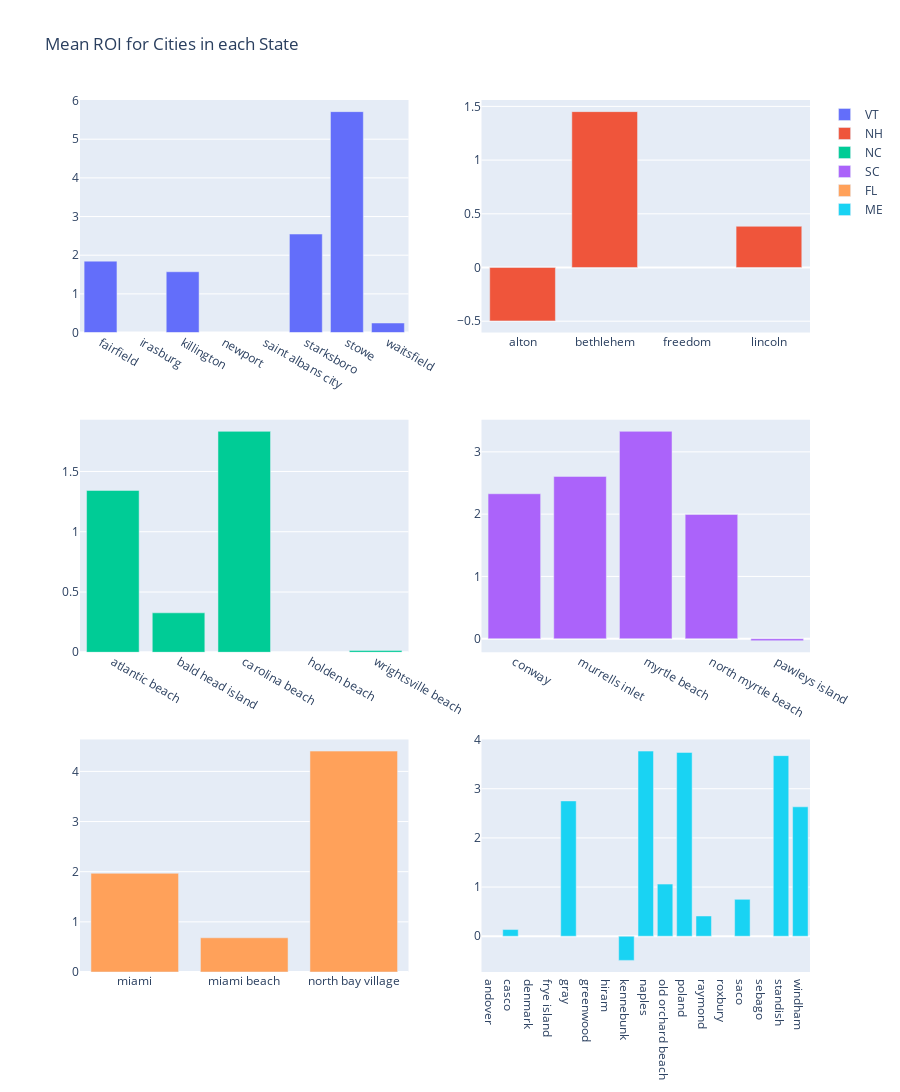

The cell this chart's notebook holds for it:
### Code cell
from plotly.subplots import make_subplots
import plotly.graph_objects as go

roi_subplots = make_subplots(rows=3, cols=2)

combined_data_vt = combined_data[(combined_data['state_id'] == 'VT')]
combined_data_nh = combined_data[(combined_data['state_id'] == 'NH')]
combined_data_nc = combined_data[(combined_data['state_id'] == 'NC')]
combined_data_sc = combined_data[(combined_data['state_id'] == 'SC')]
combined_data_fl = combined_data[(combined_data['state_id'] == 'FL')]
combined_data_me = combined_data[(combined_data['state_id'] == 'ME')]

combined_data_vt_mean_roi = combined_data_vt.groupby(['town'])['median_ROI'].mean().reset_index()
combined_data_nh_mean_roi = combined_data_nh.groupby(['town'])['median_ROI'].mean().reset_index()
combined_data_nc_mean_roi = combined_data_nc.groupby(['town'])['median_ROI'].mean().reset_index()
combined_data_sc_mean_roi = combined_data_sc.groupby(['town'])['median_ROI'].mean().reset_index()
combined_data_fl_mean_roi = combined_data_fl.groupby(['town'])['median_ROI'].mean().reset_index()
combined_data_me_mean_roi = combined_data_me.groupby(['town'])['median_ROI'].mean().reset_index()


roi_subplots.append_trace(
    go.Bar(x=combined_data_vt_mean_roi['town'],
    y=combined_data_vt_mean_roi['median_ROI'], name="VT"
), row=1, col=1)

roi_subplots.append_trace(go.Bar(
    x=combined_data_nh_mean_roi['town'],
    y=combined_data_nh_mean_roi['median_ROI'], name="NH"
), row=1, col=2)

roi_subplots.append_trace(go.Bar(
    x=combined_data_nc_mean_roi['town'],
    y=combined_data_nc_mean_roi['median_ROI'], name="NC"
), row=2, col=1)

roi_subplots.append_trace(go.Bar(
    x=combined_data_sc_mean_roi['town'],
    y=combined_data_sc_mean_roi['median_ROI'], name="SC"
), row=2, col=2)

roi_subplots.append_trace(go.Bar(
    x=combined_data_fl_mean_roi['town'],
    y=combined_data_fl_mean_roi['median_ROI'], name="FL"
), row=3, col=1)

roi_subplots.append_trace(go.Bar(
    x=combined_data_me_mean_roi['town'],
    y=combined_data_me_mean_roi['median_ROI'], name="ME"
), row=3, col=2)


roi_subplots.update_layout(height = 1100, title_text="Mean ROI for Cities in each State", barmode='group')
#filename = "newsletter_features/mean_roi_for_cities_by_state.png"
#roi_subplots.write_image(filename, engine='kaleido')

roi_subplots.show()

### Figure 1 — Plotly figure (JSON) as saved in the notebook; plotly's stock layout.template omitted (floating-point values rounded to 4 significant figures)
{"data": [{"name": "VT", "type": "bar", "x": ["fairfield", "irasburg", "killington", "newport", "saint albans city", "starksboro", "stowe", "waitsfield"], "xaxis": "x", "y": [1.847, null, 1.572, null, null, 2.547, 5.713, 0.2465], "yaxis": "y"}, {"name": "NH", "type": "bar", "x": ["alton", "bethlehem", "freedom", "lincoln"], "xaxis": "x2", "y": [-0.4974, 1.451, null, 0.3836], "yaxis": "y2"}, {"name": "NC", "type": "bar", "x": ["atlantic beach", "bald head island", "carolina beach", "holden beach", "wrightsville beach"], "xaxis": "x3", "y": [1.343, 0.3272, 1.833, null, 0.01518], "yaxis": "y3"}, {"name": "SC", "type": "bar", "x": ["conway", "murrells inlet", "myrtle beach", "north myrtle beach", "pawleys island"], "xaxis": "x4", "y": [2.327, 2.606, 3.329, 1.995, -0.03062], "yaxis": "y4"}, {"name": "FL", "type": "bar", "x": ["miami", "miami beach", "north bay village"], "xaxis": "x5", "y": [1.967, 0.6822, 4.404], "yaxis": "y5"}, {"name": "ME", "type": "bar", "x": ["andover", "casco", "denmark", "frye island", "gray", "greenwood", "hiram", "kennebunk", "naples", "old orchard beach", "poland", "raymond", "roxbury", "saco", "sebago", "standish", "windham"], "xaxis": "x6", "y": [null, 0.136, null, null, 2.752, null, null, -0.4913, 3.766, 1.06, 3.738, 0.4117, null, 0.7497, null, 3.674, 2.632], "yaxis": "y6"}], "layout": {"barmode": "group", "height": 1100, "title": {"text": "Mean ROI for Cities in each State"}, "xaxis": {"anchor": "y", "domain": [0, 0.45]}, "xaxis2": {"anchor": "y2", "domain": [0.55, 1]}, "xaxis3": {"anchor": "y3", "domain": [0, 0.45]}, "xaxis4": {"anchor": "y4", "domain": [0.55, 1]}, "xaxis5": {"anchor": "y5", "domain": [0, 0.45]}, "xaxis6": {"anchor": "y6", "domain": [0.55, 1]}, "yaxis": {"anchor": "x", "domain": [0.7333, 1]}, "yaxis2": {"anchor": "x2", "domain": [0.7333, 1]}, "yaxis3": {"anchor": "x3", "domain": [0.3667, 0.6333]}, "yaxis4": {"anchor": "x4", "domain": [0.3667, 0.6333]}, "yaxis5": {"anchor": "x5", "domain": [0, 0.2667]}, "yaxis6": {"anchor": "x6", "domain": [0, 0.2667]}}}
